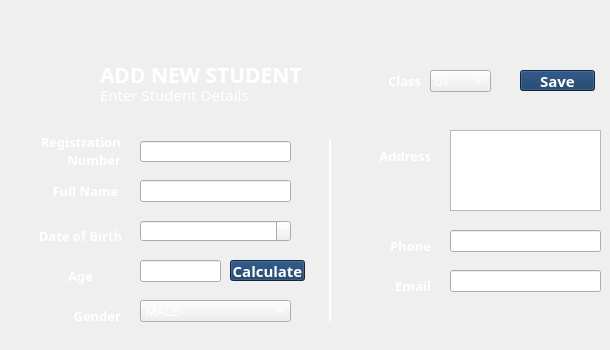
    <widget class="QWidget" name="tab_3">
     <attribute name="title">
      <string>Add Student</string>
     </attribute>
     <widget class="QLabel" name="label_9">
      <property name="geometry">
       <rect>
        <x>100</x>
        <y>80</y>
        <width>243</width>
        <height>29</height>
       </rect>
      </property>
      <property name="font">
       <font>
        <family>Poppins</family>
        <pointsize>11</pointsize>
        <weight>50</weight>
        <italic>false</italic>
        <bold>false</bold>
        <kerning>true</kerning>
       </font>
      </property>
      <property name="layoutDirection">
       <enum>Qt::LeftToRight</enum>
      </property>
      <property name="styleSheet">
       <string notr="true">color: rgb(255, 255, 255);</string>
      </property>
      <property name="text">
       <string>Enter Student Details</string>
      </property>
      <property name="scaledContents">
       <bool>true</bool>
      </property>
      <property name="alignment">
       <set>Qt::AlignLeading|Qt::AlignLeft|Qt::AlignVCenter</set>
      </property>
     </widget>
     <widget class="QLabel" name="label_10">
      <property name="geometry">
       <rect>
        <x>100</x>
        <y>60</y>
        <width>243</width>
        <height>29</height>
       </rect>
      </property>
      <property name="font">
       <font>
        <family>Poppins</family>
        <pointsize>16</pointsize>
        <weight>75</weight>
        <bold>true</bold>
        <kerning>true</kerning>
       </font>
      </property>
      <property name="layoutDirection">
       <enum>Qt::LeftToRight</enum>
      </property>
      <property name="styleSheet">
       <string notr="true">color: rgb(255, 255, 255);</string>
      </property>
      <property name="text">
       <string>ADD NEW STUDENT</string>
      </property>
      <property name="scaledContents">
       <bool>true</bool>
      </property>
      <property name="alignment">
       <set>Qt::AlignLeading|Qt::AlignLeft|Qt::AlignVCenter</set>
      </property>
     </widget>
     <widget class="QLabel" name="label_11">
      <property name="geometry">
       <rect>
        <x>30</x>
        <y>50</y>
        <width>61</width>
        <height>61</height>
       </rect>
      </property>
      <property name="text">
       <string/>
      </property>
      <property name="pixmap">
       <pixmap>../../../../school_management_pyqt/schl_mgmt_app/src/student.png</pixmap>
      </property>
      <property name="scaledContents">
       <bool>true</bool>
      </property>
     </widget>
     <widget class="QLineEdit" name="tb11">
      <property name="geometry">
       <rect>
        <x>140</x>
        <y>141</y>
        <width>151</width>
        <height>21</height>
       </rect>
      </property>
      <property name="font">
       <font>
        <family>Poppins Medium</family>
        <pointsize>10</pointsize>
       </font>
      </property>
      <property name="styleSheet">
       <string notr="true">color: rgb(255, 255, 255);</string>
      </property>
      <property name="text">
       <string/>
      </property>
     </widget>
     <widget class="QLabel" name="label_12">
      <property name="geometry">
       <rect>
        <x>40</x>
        <y>120</y>
        <width>81</width>
        <height>61</height>
       </rect>
      </property>
      <property name="font">
       <font>
        <family>Poppins</family>
        <pointsize>10</pointsize>
        <weight>75</weight>
        <italic>false</italic>
        <bold>true</bold>
        <kerning>true</kerning>
       </font>
      </property>
      <property name="layoutDirection">
       <enum>Qt::LeftToRight</enum>
      </property>
      <property name="styleSheet">
       <string notr="true">color: rgb(255, 255, 255);</string>
      </property>
      <property name="text">
       <string>Registration Number</string>
      </property>
      <property name="scaledContents">
       <bool>true</bool>
      </property>
      <property name="alignment">
       <set>Qt::AlignRight|Qt::AlignTrailing|Qt::AlignVCenter</set>
      </property>
      <property name="wordWrap">
       <bool>true</bool>
      </property>
     </widget>
     <widget class="QLabel" name="label_13">
      <property name="geometry">
       <rect>
        <x>30</x>
        <y>170</y>
        <width>111</width>
        <height>41</height>
       </rect>
      </property>
      <property name="font">
       <font>
        <family>Poppins</family>
        <pointsize>10</pointsize>
        <weight>75</weight>
        <italic>false</italic>
        <bold>true</bold>
        <kerning>true</kerning>
       </font>
      </property>
      <property name="layoutDirection">
       <enum>Qt::LeftToRight</enum>
      </property>
      <property name="styleSheet">
       <string notr="true">color: rgb(255, 255, 255);</string>
      </property>
      <property name="text">
       <string>Full Name</string>
      </property>
      <property name="scaledContents">
       <bool>true</bool>
      </property>
      <property name="alignment">
       <set>Qt::AlignCenter</set>
      </property>
     </widget>
     <widget class="QLineEdit" name="tb12">
      <property name="geometry">
       <rect>
        <x>140</x>
        <y>180</y>
        <width>151</width>
        <height>22</height>
       </rect>
      </property>
      <property name="font">
       <font>
        <family>Poppins Medium</family>
        <pointsize>10</pointsize>
       </font>
      </property>
      <property name="styleSheet">
       <string notr="true">color: rgb(255, 255, 255);</string>
      </property>
      <property name="text">
       <string/>
      </property>
     </widget>
     <widget class="QLabel" name="label_14">
      <property name="geometry">
       <rect>
        <x>40</x>
        <y>210</y>
        <width>81</width>
        <height>51</height>
       </rect>
      </property>
      <property name="font">
       <font>
        <family>Poppins</family>
        <pointsize>10</pointsize>
        <weight>75</weight>
        <italic>false</italic>
        <bold>true</bold>
        <kerning>true</kerning>
       </font>
      </property>
      <property name="layoutDirection">
       <enum>Qt::LeftToRight</enum>
      </property>
      <property name="styleSheet">
       <string notr="true">color: rgb(255, 255, 255);</string>
      </property>
      <property name="text">
       <string>Date of Birth</string>
      </property>
      <property name="scaledContents">
       <bool>true</bool>
      </property>
      <property name="alignment">
       <set>Qt::AlignCenter</set>
      </property>
     </widget>
     <widget class="Line" name="line">
      <property name="geometry">
       <rect>
        <x>320</x>
        <y>140</y>
        <width>20</width>
        <height>181</height>
       </rect>
      </property>
      <property name="styleSheet">
       <string notr="true">color: rgb(255, 255, 255);</string>
      </property>
      <property name="frameShadow">
       <enum>QFrame::Plain</enum>
      </property>
      <property name="lineWidth">
       <number>2</number>
      </property>
      <property name="orientation">
       <enum>Qt::Vertical</enum>
      </property>
     </widget>
     <widget class="QLabel" name="label_15">
      <property name="geometry">
       <rect>
        <x>40</x>
        <y>290</y>
        <width>81</width>
        <height>51</height>
       </rect>
      </property>
      <property name="font">
       <font>
        <family>Poppins</family>
        <pointsize>10</pointsize>
        <weight>75</weight>
        <italic>false</italic>
        <bold>true</bold>
        <kerning>true</kerning>
       </font>
      </property>
      <property name="layoutDirection">
       <enum>Qt::LeftToRight</enum>
      </property>
      <property name="styleSheet">
       <string notr="true">color: rgb(255, 255, 255);</string>
      </property>
      <property name="text">
       <string>Gender</string>
      </property>
      <property name="scaledContents">
       <bool>true</bool>
      </property>
      <property name="alignment">
       <set>Qt::AlignRight|Qt::AlignTrailing|Qt::AlignVCenter</set>
      </property>
     </widget>
     <widget class="QComboBox" name="cb11">
      <property name="geometry">
       <rect>
        <x>140</x>
        <y>300</y>
        <width>151</width>
        <height>22</height>
       </rect>
      </property>
      <property name="font">
       <font>
        <family>Poppins SemiBold</family>
        <pointsize>10</pointsize>
       </font>
      </property>
      <property name="styleSheet">
       <string notr="true">color: rgb(255, 255, 255);
gridline-color: rgb(255, 255, 255);
selection-color: rgb(15, 52, 96);
border-color: rgb(255, 255, 255);</string>
      </property>
      <item>
       <property name="text">
        <string>MALE</string>
       </property>
      </item>
      <item>
       <property name="text">
        <string>FEMALE</string>
       </property>
      </item>
     </widget>
     <widget class="QLabel" name="label_16">
      <property name="geometry">
       <rect>
        <x>350</x>
        <y>130</y>
        <width>81</width>
        <height>51</height>
       </rect>
      </property>
      <property name="font">
       <font>
        <family>Poppins</family>
        <pointsize>10</pointsize>
        <weight>75</weight>
        <italic>false</italic>
        <bold>true</bold>
        <kerning>true</kerning>
       </font>
      </property>
      <property name="layoutDirection">
       <enum>Qt::LeftToRight</enum>
      </property>
      <property name="styleSheet">
       <string notr="true">color: rgb(255, 255, 255);</string>
      </property>
      <property name="text">
       <string>Address</string>
      </property>
      <property name="scaledContents">
       <bool>true</bool>
      </property>
      <property name="alignment">
       <set>Qt::AlignRight|Qt::AlignTrailing|Qt::AlignVCenter</set>
      </property>
     </widget>
     <widget class="QLabel" name="label_17">
      <property name="geometry">
       <rect>
        <x>350</x>
        <y>220</y>
        <width>81</width>
        <height>51</height>
       </rect>
      </property>
      <property name="font">
       <font>
        <family>Poppins</family>
        <pointsize>10</pointsize>
        <weight>75</weight>
        <italic>false</italic>
        <bold>true</bold>
        <kerning>true</kerning>
       </font>
      </property>
      <property name="layoutDirection">
       <enum>Qt::LeftToRight</enum>
      </property>
      <property name="styleSheet">
       <string notr="true">color: rgb(255, 255, 255);</string>
      </property>
      <property name="text">
       <string>Phone</string>
      </property>
      <property name="scaledContents">
       <bool>true</bool>
      </property>
      <property name="alignment">
       <set>Qt::AlignRight|Qt::AlignTrailing|Qt::AlignVCenter</set>
      </property>
     </widget>
     <widget class="QLineEdit" name="tb15">
      <property name="geometry">
       <rect>
        <x>450</x>
        <y>230</y>
        <width>151</width>
        <height>22</height>
       </rect>
      </property>
      <property name="font">
       <font>
        <family>Poppins Medium</family>
        <pointsize>10</pointsize>
       </font>
      </property>
      <property name="styleSheet">
       <string notr="true">color: rgb(255, 255, 255);</string>
      </property>
      <property name="inputMethodHints">
       <set>Qt::ImhDigitsOnly</set>
      </property>
      <property name="text">
       <string/>
      </property>
     </widget>
     <widget class="QLineEdit" name="tb16">
      <property name="geometry">
       <rect>
        <x>450</x>
        <y>270</y>
        <width>151</width>
        <height>22</height>
       </rect>
      </property>
      <property name="font">
       <font>
        <family>Poppins Medium</family>
        <pointsize>10</pointsize>
       </font>
      </property>
      <property name="styleSheet">
       <string notr="true">color: rgb(255, 255, 255);</string>
      </property>
      <property name="inputMethodHints">
       <set>Qt::ImhEmailCharactersOnly</set>
      </property>
      <property name="text">
       <string/>
      </property>
     </widget>
     <widget class="QLabel" name="label_18">
      <property name="geometry">
       <rect>
        <x>350</x>
        <y>260</y>
        <width>81</width>
        <height>51</height>
       </rect>
      </property>
      <property name="font">
       <font>
        <family>Poppins</family>
        <pointsize>10</pointsize>
        <weight>75</weight>
        <italic>false</italic>
        <bold>true</bold>
        <kerning>true</kerning>
       </font>
      </property>
      <property name="layoutDirection">
       <enum>Qt::LeftToRight</enum>
      </property>
      <property name="styleSheet">
       <string notr="true">color: rgb(255, 255, 255);</string>
      </property>
      <property name="text">
       <string>Email</string>
      </property>
      <property name="scaledContents">
       <bool>true</bool>
      </property>
      <property name="alignment">
       <set>Qt::AlignRight|Qt::AlignTrailing|Qt::AlignVCenter</set>
      </property>
     </widget>
     <widget class="QComboBox" name="cb12">
      <property name="geometry">
       <rect>
        <x>430</x>
        <y>70</y>
        <width>61</width>
        <height>22</height>
       </rect>
      </property>
      <property name="font">
       <font>
        <family>Poppins SemiBold</family>
        <pointsize>10</pointsize>
       </font>
      </property>
      <property name="styleSheet">
       <string notr="true">color: rgb(255, 255, 255);
gridline-color: rgb(255, 255, 255);
selection-color: rgb(15, 52, 96);
border-color: rgb(255, 255, 255);</string>
      </property>
      <item>
       <property name="text">
        <string>01</string>
       </property>
      </item>
      <item>
       <property name="text">
        <string>02</string>
       </property>
      </item>
      <item>
       <property name="text">
        <string>03</string>
       </property>
      </item>
      <item>
       <property name="text">
        <string>04</string>
       </property>
      </item>
      <item>
       <property name="text">
        <string>05</string>
       </property>
      </item>
      <item>
       <property name="text">
        <string>06</string>
       </property>
      </item>
      <item>
       <property name="text">
        <string>07</string>
       </property>
      </item>
      <item>
       <property name="text">
        <string>08</string>
       </property>
      </item>
      <item>
       <property name="text">
        <string>09</string>
       </property>
      </item>
      <item>
       <property name="text">
        <string>10</string>
       </property>
      </item>
      <item>
       <property name="text">
        <string>11</string>
       </property>
      </item>
      <item>
       <property name="text">
        <string>12</string>
       </property>
      </item>
     </widget>
     <widget class="QLabel" name="label_19">
      <property name="geometry">
       <rect>
        <x>380</x>
        <y>70</y>
        <width>41</width>
        <height>21</height>
       </rect>
      </property>
      <property name="font">
       <font>
        <family>Poppins</family>
        <pointsize>10</pointsize>
        <weight>75</weight>
        <italic>false</italic>
        <bold>true</bold>
        <kerning>true</kerning>
       </font>
      </property>
      <property name="layoutDirection">
       <enum>Qt::LeftToRight</enum>
      </property>
      <property name="styleSheet">
       <string notr="true">color: rgb(255, 255, 255);</string>
      </property>
      <property name="text">
       <string>Class</string>
      </property>
      <property name="scaledContents">
       <bool>true</bool>
      </property>
      <property name="alignment">
       <set>Qt::AlignRight|Qt::AlignTrailing|Qt::AlignVCenter</set>
      </property>
     </widget>
     <widget class="QPushButton" name="b12">
      <property name="geometry">
       <rect>
        <x>520</x>
        <y>70</y>
        <width>75</width>
        <height>21</height>
       </rect>
      </property>
      <property name="font">
       <font>
        <family>Poppins</family>
        <pointsize>11</pointsize>
        <weight>75</weight>
        <bold>true</bold>
       </font>
      </property>
      <property name="styleSheet">
       <string notr="true">background-color: rgb(15, 52, 96);
color: rgb(255, 255, 255);</string>
      </property>
      <property name="text">
       <string>Save</string>
      </property>
     </widget>
     <widget class="QLineEdit" name="tb14">
      <property name="geometry">
       <rect>
        <x>140</x>
        <y>260</y>
        <width>81</width>
        <height>22</height>
       </rect>
      </property>
      <property name="font">
       <font>
        <family>Poppins Medium</family>
        <pointsize>10</pointsize>
       </font>
      </property>
      <property name="styleSheet">
       <string notr="true">color: rgb(255, 255, 255);</string>
      </property>
      <property name="inputMethodHints">
       <set>Qt::ImhDigitsOnly</set>
      </property>
      <property name="text">
       <string/>
      </property>
     </widget>
     <widget class="QLabel" name="label_66">
      <property name="geometry">
       <rect>
        <x>40</x>
        <y>250</y>
        <width>81</width>
        <height>51</height>
       </rect>
      </property>
      <property name="font">
       <font>
        <family>Poppins</family>
        <pointsize>10</pointsize>
        <weight>75</weight>
        <italic>false</italic>
        <bold>true</bold>
        <kerning>true</kerning>
       </font>
      </property>
      <property name="layoutDirection">
       <enum>Qt::LeftToRight</enum>
      </property>
      <property name="styleSheet">
       <string notr="true">color: rgb(255, 255, 255);</string>
      </property>
      <property name="text">
       <string>Age</string>
      </property>
      <property name="scaledContents">
       <bool>true</bool>
      </property>
      <property name="alignment">
       <set>Qt::AlignCenter</set>
      </property>
     </widget>
     <widget class="QLabel" name="l11">
      <property name="geometry">
       <rect>
        <x>92</x>
        <y>20</y>
        <width>501</width>
        <height>29</height>
       </rect>
      </property>
      <property name="font">
       <font>
        <family>Poppins</family>
        <pointsize>11</pointsize>
        <weight>75</weight>
        <italic>false</italic>
        <bold>true</bold>
        <kerning>true</kerning>
       </font>
      </property>
      <property name="layoutDirection">
       <enum>Qt::LeftToRight</enum>
      </property>
      <property name="styleSheet">
       <string notr="true">color: rgb(255, 255, 255);</string>
      </property>
      <property name="text">
       <string/>
      </property>
      <property name="scaledContents">
       <bool>true</bool>
      </property>
      <property name="alignment">
       <set>Qt::AlignCenter</set>
      </property>
     </widget>
     <widget class="QTextEdit" name="mtb11">
      <property name="geometry">
       <rect>
        <x>450</x>
        <y>130</y>
        <width>151</width>
        <height>81</height>
       </rect>
      </property>
      <property name="font">
       <font>
        <pointsize>10</pointsize>
       </font>
      </property>
      <property name="autoFillBackground">
       <bool>true</bool>
      </property>
      <property name="styleSheet">
       <string notr="true"> color: white;</string>
      </property>
      <property name="inputMethodHints">
       <set>Qt::ImhMultiLine</set>
      </property>
     </widget>
     <widget class="QDateEdit" name="tb13">
      <property name="geometry">
       <rect>
        <x>140</x>
        <y>220</y>
        <width>151</width>
        <height>22</height>
       </rect>
      </property>
      <property name="font">
       <font>
        <pointsize>10</pointsize>
       </font>
      </property>
      <property name="autoFillBackground">
       <bool>true</bool>
      </property>
      <property name="styleSheet">
       <string notr="true"> color: white;</string>
      </property>
     </widget>
     <widget class="QPushButton" name="b11">
      <property name="geometry">
       <rect>
        <x>230</x>
        <y>260</y>
        <width>75</width>
        <height>21</height>
       </rect>
      </property>
      <property name="font">
       <font>
        <family>Poppins</family>
        <pointsize>11</pointsize>
        <weight>75</weight>
        <bold>true</bold>
       </font>
      </property>
      <property name="styleSheet">
       <string notr="true">background-color: rgb(15, 52, 96);
color: rgb(255, 255, 255);</string>
      </property>
      <property name="text">
       <string>Calculate</string>
      </property>
     </widget>
    </widget>
